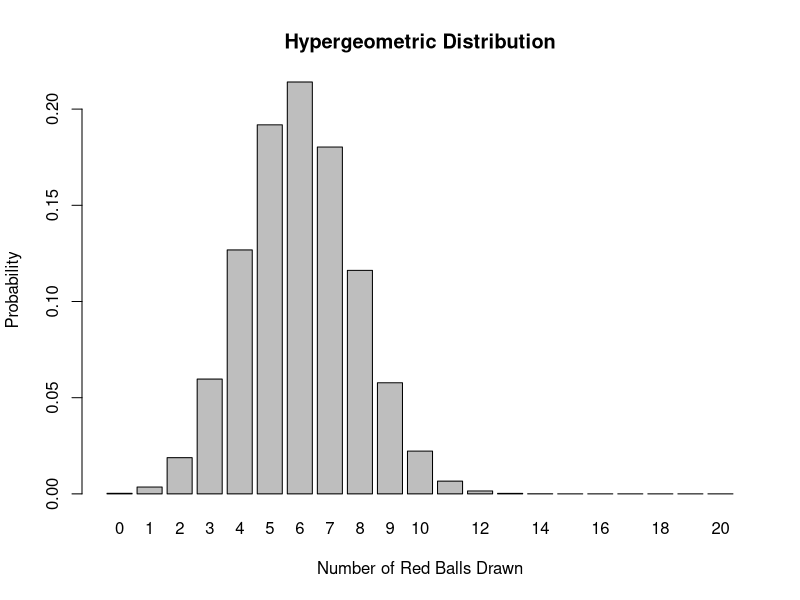
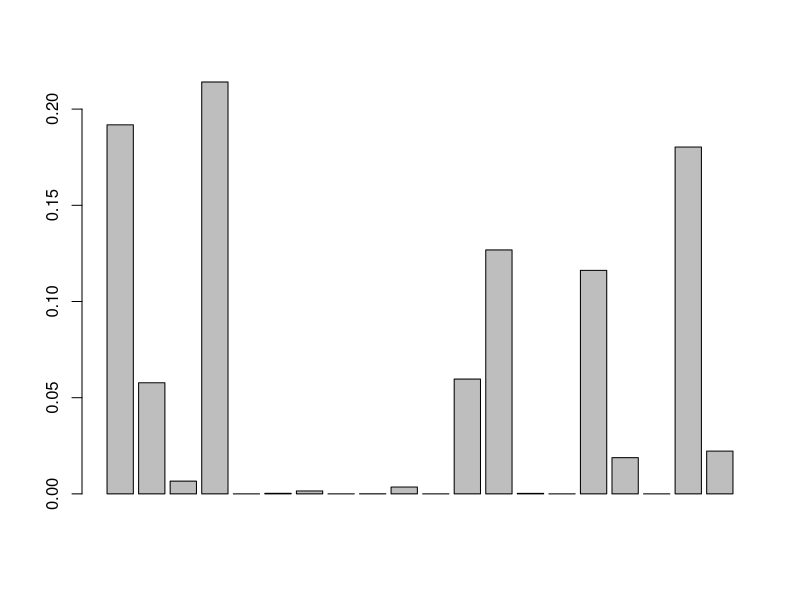
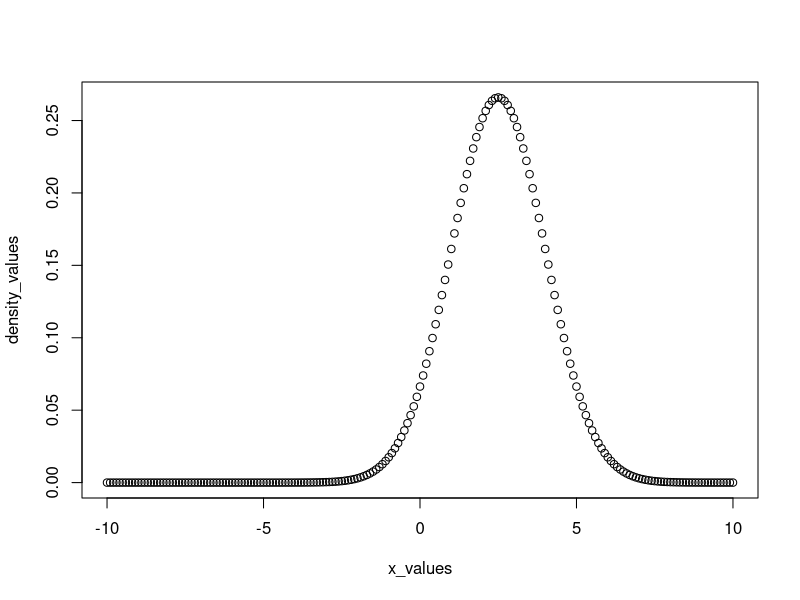
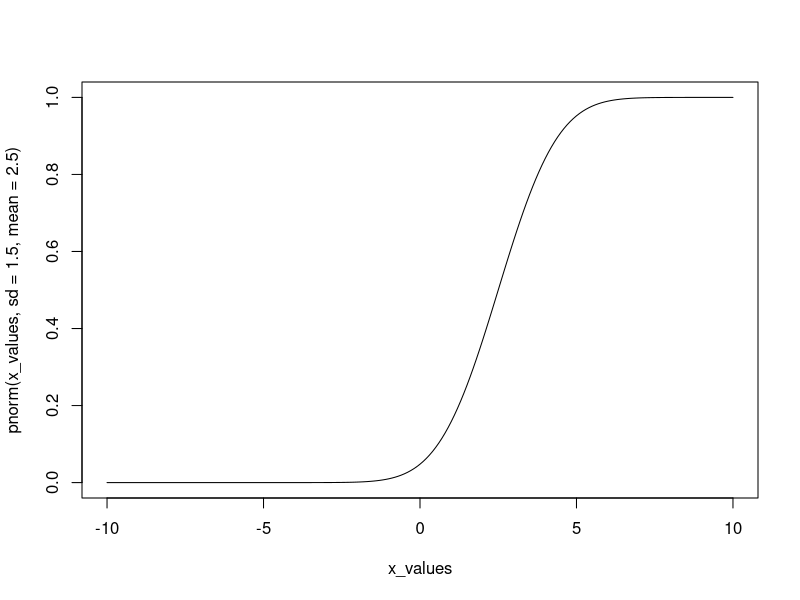
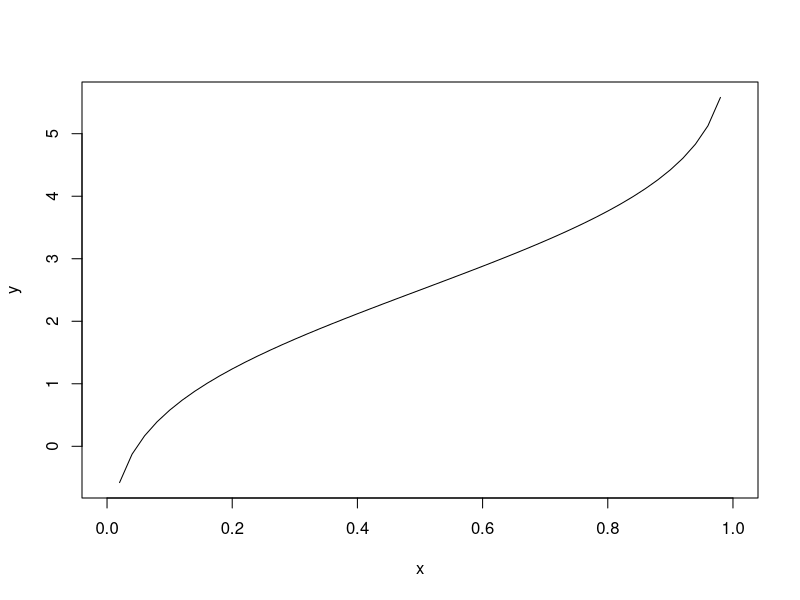
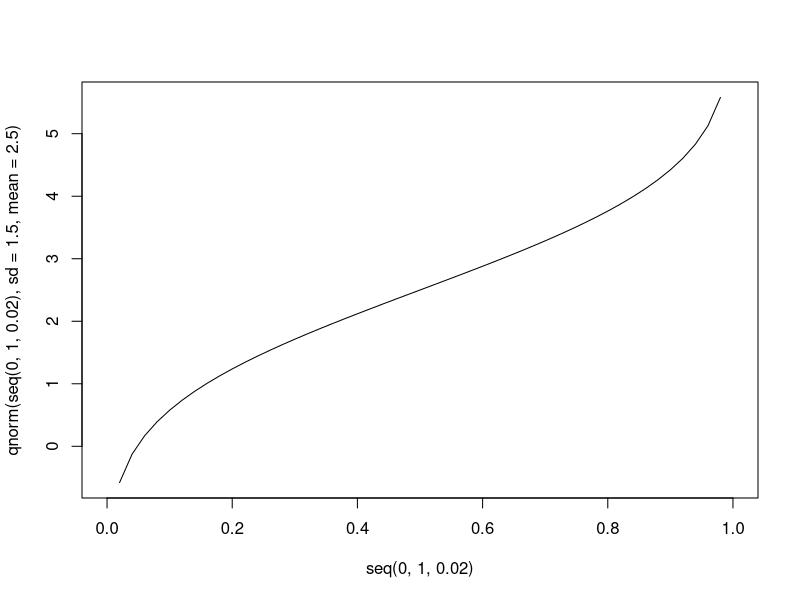
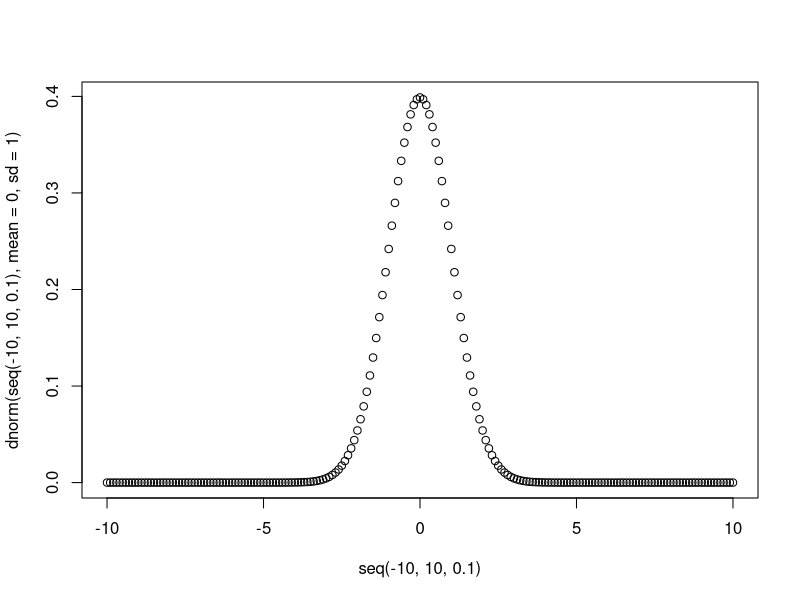
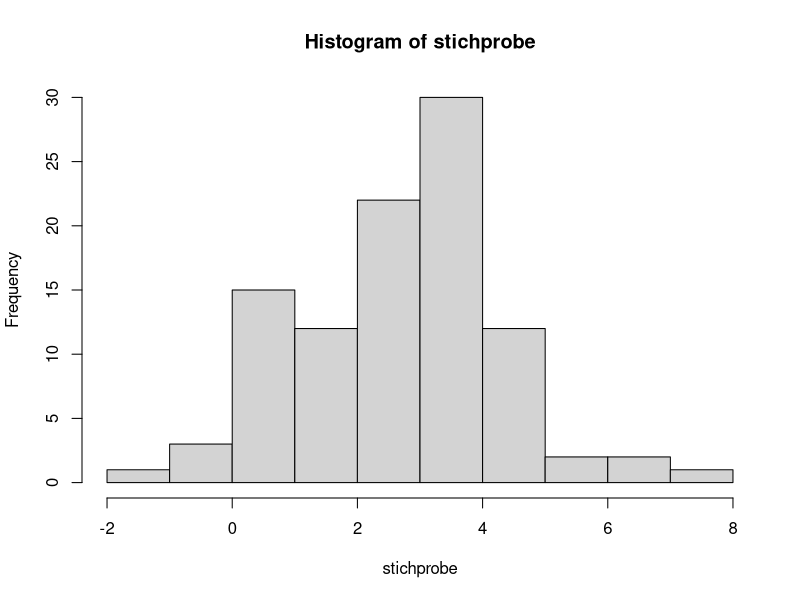

Reproduce these figures in R, in order.
#SHEET 6
library("tidyverse")
library("tidyr")
library("dplyr")
library("ggplot2")

#Aufgabe 1.1.(a)
#Consider an urn with 100 balls, where are 30 balls of them are red. 
#20 balls are randomly drawn and let X be the number of red drawn balls.
total_balls <- 100
red_balls <- 30
drawn_balls <- 20
possible_X <- 0:drawn_balls
probs <- dhyper(x = possible_X, m = red_balls, n = total_balls - red_balls, k = drawn_balls)
#(b) Plot.
barplot(probs, 
        names.arg = possible_X, 
        xlab = "Number of Red Balls Drawn", 
        ylab = "Probability", 
        main = "Hypergeometric Distribution")
#Die Wahrscheinlichkeit ist für k=6 am höchsten!

#(c)Generate a sample of size 20 of values of X.
k_sample <- sample(possible_X, size = 20, replace = FALSE)
sample <- dhyper(k_sample, m = red_balls, n = total_balls - red_balls, k = drawn_balls)
barplot(sample)

#(e)
q1 <- qhyper(0.25, m = red_balls, n = total_balls - red_balls, k = drawn_balls)
q2 <- qhyper(0.50, m = red_balls, n = total_balls - red_balls, k = drawn_balls)
q3 <- qhyper(0.75, m = red_balls, n = total_balls - red_balls, k = drawn_balls)

#
random_sample <- rhyper(20, m = red_balls, n = total_balls - red_balls, k = drawn_balls)
print(random_sample)

#(d)
a <- phyper(15, m = red_balls, n = total_balls - red_balls, k = drawn_balls)
b <- phyper(5-1, m = red_balls, n = total_balls - red_balls, k = drawn_balls)
x <- a-b

#Augabe 2.1.

#dnorm()
x_values <- seq(-10, 10, .1)
density_values <- dnorm(x_values, sd = 1.5, mean = 2.5)
plot(x_values, density_values)
#pnorm()
prob_1 <- pnorm(2, sd = 1.5, mean = 2.5)
prob_2 <- 1 - pnorm(3.1, sd = 1.5, mean = 2.5)
prob_3 <- pnorm(3.5, sd = 1.5, mean = 2.5) - pnorm(1, sd = 1.5, mean = 2.5)
plot(x_values, pnorm(x_values, sd = 1.5, mean = 2.5), type = "l")
#qnorm()
x <- seq(0,1,.02)
y <- qnorm(x, sd = 1.5, mean = 2.5)
plot(x, y, type = "l")
plot(seq(0,1,.02), qnorm(seq(0,1,.02), sd = 1.5, mean = 2.5), type = "l")

#Beispiel pnorm und qnorm
quantil <- qnorm(0.975, mean = 0, sd = 1)
print(quantil)

wahrscheinlichkeit <- pnorm(1.96, mean = 0, sd = 1)
print(wahrscheinlichkeit)

plot(seq(-10, 10, 0.1), dnorm(seq(-10, 10, 0.1), mean = 0, sd = 1))

#rnorm()
stichprobe <-  rnorm(100, sd = 1.5, mean = 2.5)
hist(stichprobe)

#Aufgabe 2.2.
x_values <- seq(0, 20, .1)
density_values <- dnorm(x_values, sd = 0.6, mean = 12.8)
plot(x_values, density_values)
less_than_12_ounces <- pnorm(12, sd = 0.3439, mean = 12.8)
#die Standard Deviation müsste bei gerundet 0.3439 liegen 
#damit genau nur noch 1% der Potato Chips <= 12 ounces wiegen

#Um es ohne R zu machen brauchen wir dennoch den Wert des 1.Percentils
z_score <- qnorm(0.01) #mean und sd werden default auf 0 und 1 gesetzt
print(z_score)
#Z-Score Formel nach sd umgestellt
(12-12.8)/qnorm(0.01, mean = 0, sd = 1)


#Aufgabe 2.3.
#(a)
prob_at_least_750 <- 1 - pnorm(750, mean = 800, sd = 80)
prob_exceeds_1000 <- 1 - pnorm(1000, mean = 800, sd = 80)

#(b)
n <- 10000
mu <- 800
sigma <- 80
unteren_5 <- qnorm(0.025, mean = n*mu, sd = n^0.5*sigma)
oberen_5 <- qnorm(0.975, mean = n*mu, sd = n^0.5*sigma)
#Wenn ich 10 000 Fäden nebeneinander lege, haben diese mit einer 95% Wahrscheinlichkeit eine
#Gesamtlänge zwischen "unteren_5" und "oberen_5" m

#(c)
aktuell <- 1 - pnorm(750, mean = 800, sd = 80)

quantile <- qnorm(0.1, mean = 0, sd = 1)


#(d)
x <- pnorm(750, mean = 800, sd = 80)
print(x)

z <- rnorm(10, mean = 800, sd = 80)
print(z)

pbinom(q = 1, size = 10, prob = pnorm(750, mean = 800, sd = 80))


#Aufgabe 2.4.
#(b)
Peter <- pnorm(723, mean = 720, sd = 5) - pnorm(717, mean = 720, sd = 5)
Paul <- pnorm(723, mean = 722, sd = 2) - pnorm(717, mean = 722, sd = 2)
prob <- Peter * Paul

#Aufgabe 2.5.
#(a)
sample <- seq(0, 3, 0.1)
mu_melone <- 1.2
mu_pineapple <- 0.6
var_melone <- 0.3^2
var_pineapple <- 0.2^2
sigma <- (var_melone + var_pineapple)^0.5

density_values <- dnorm(sample, mean = mu_melone+mu_pineapple, sd = sigma)
plot(sample, density_values, type = "l")
#(b)
b <- pnorm(2, mean = mu_melone+mu_pineapple, sd = sigma)
#(c)
neues_mu <- 1.2 * 2 + 0.6 * 4
neue_var <- 2^2 * var_melone + 4^2 * var_pineapple
neues_sample <- seq(0, 9, 0.1)
neue_verteilung <- dnorm(neues_sample, mean = neues_mu, sd = neue_var^0.5)
plot(neues_sample, neue_verteilung)

#(d)
prob <- 1 - pnorm(4, mean = neues_mu, sd = neue_var^0.5)
